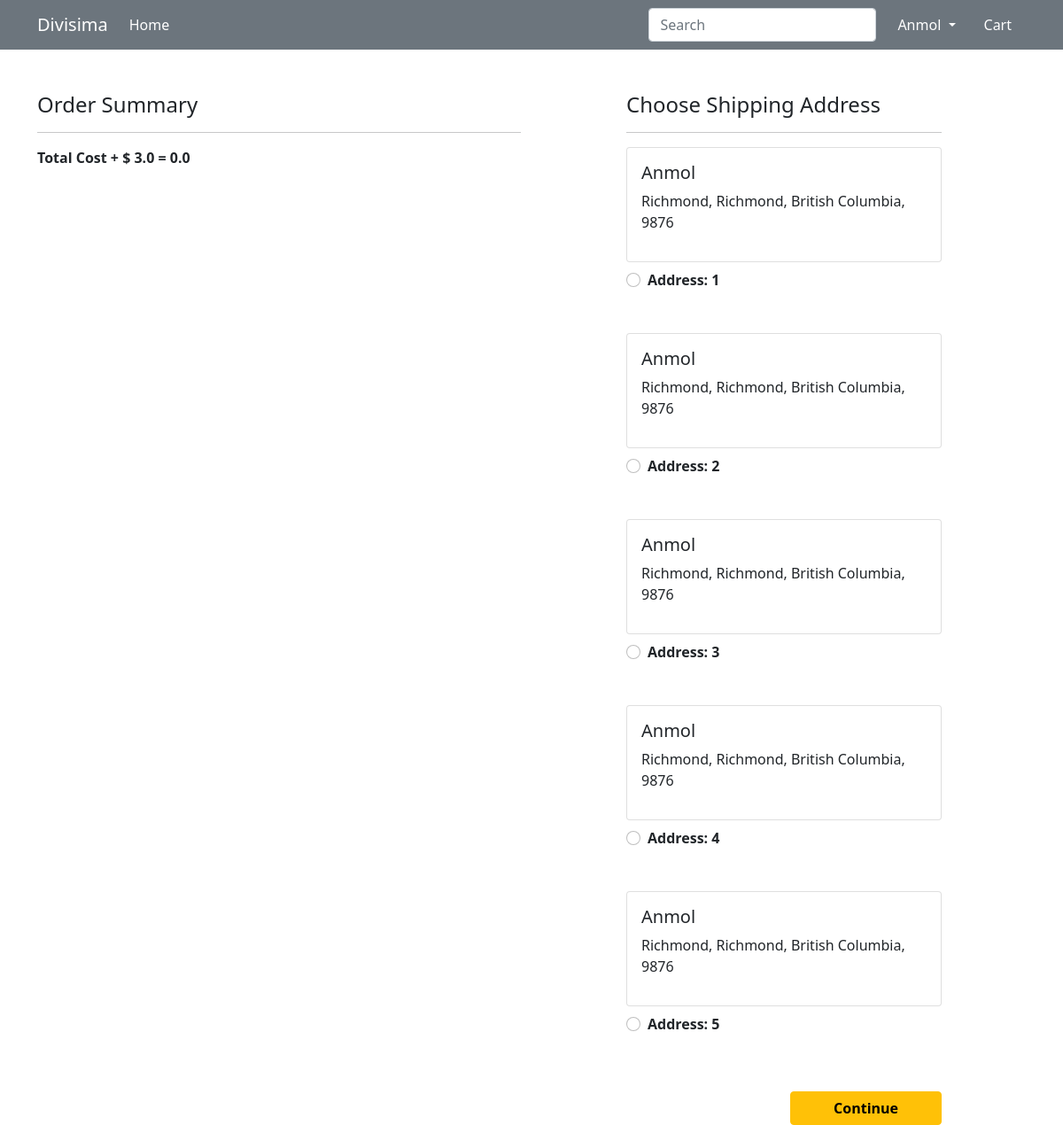
The app's page /checkout/ (signed in) with its own data.
### ecom/models.py (models this page shows, shortened)
class Customer(models.Model):  #we creating many to one relation with user that is the reason we imported User above
    user=models.ForeignKey(User, on_delete=models.CASCADE)
    name=models.CharField(max_length=200)
    locality=models.CharField(max_length=200)
    city=models.CharField(max_length=50)
    zipcode=models.IntegerField()
    state=models.CharField(choices=STATE_CHOICES, max_length=50)  #we made this a choice field which is from above

### ecom/views.py (the view)
# urls.py: path('checkout/', views.CheckoutView.as_view(), name='checkout'),
@method_decorator(login_required, name='dispatch')
class CheckoutView(View):
    def get(self, request):
        user=request.user
        addr=Customer.objects.filter(user=user)
        cart_items=Cart.objects.filter(user=user)
        amount=0.0
        shipping_amount=3.0
        total_amount=0.0
        cart_product = [p for p in Cart.objects.all() if p.user == user]  #in this it will get the product from the cart and then put it in p and it will check the condition and the put it in the form of list
        if cart_product: #checking if there is a product in cart
            for p in cart_product:
                tempamount = (p.quantity*p.product.discounted_price)
                amount += tempamount
                total_amount = amount+shipping_amount
        return render(request, 'ecom/checkout.html', {'addr':addr ,'total_amount':total_amount, 'cart_items':cart_items})

### ecom/templates/ecom/checkout.html (shortened to what this page needs)
{% extends 'ecom/base.html' %}
{% load static %}
{% block main-content %}
<div class="container">
 <div class="row mt-5">
  <div class="col-sm-6">
    <h4>Order Summary</h4>
    <hr>
    <p class="fw-bold">Total Cost + $ 3.0 = {{total_amount}}</p>
  </div>
  <div class="col-sm-4 offset-sm-1">
    <h4>Choose Shipping Address</h4>
    <hr>
    <form action="/paymentdone">
      {% for ad in addr %}
      <div class="card">
        <div class="card-body">
        <h5>{{ad.name}}</h5>
        <p>{{ad.locality}}, {{ad.city}}, {{ad.state}}, {{ad.zipcode}}</p>
        </div>
      </div>
        <div class="form-check mt-2 mb-5">
          <input class="form-check-input" type="radio" name="custid" id="custaddr{{forloop.counter}}" value="{{ad.id}}">
          <label class="form-check-label fw-bold" for="custaddr{{forloop.counter}}">
            Address: {{forloop.counter}} </label>
        </div>
        {% endfor %}
        <div class="text-end">
          <button type="submit" class="btn btn-warning mt-3 px-5 fw-bold">Continue</button>
        </div>
      </form>
    </div>
  </div>
</div>
{% endblock main-content %}

### ecom/templates/ecom/base.html (shortened to what this page needs)
<!doctype html>
{% load static %}
<html lang="en">
  <head>
    <link href="https://cdn.jsdelivr.net/npm/bootstrap@5.0.0-beta1/dist/css/bootstrap.min.css" rel="stylesheet">
    <link rel="stylesheet" href="{% static 'ecom/css/owl.carousel.min.css' %}">
    <link rel="stylesheet" href="{% static 'ecom/css/all.min.css' %}">
    <link rel="stylesheet" href="{% static 'ecom/css/style.css' %}">
  </head>
  <body>
    <nav class="navbar navbar-expand-lg navbar-dark bg-secondary">
     <div class="container">
       <a class="navbar-brand" href="/">Divisima</a>
       <div class="collapse navbar-collapse" id="navbarSupportedContent">
         <ul class="navbar-nav me-auto mb-2 mb-lg-0">
           <li class="nav-item">
             <a class="nav-link active" aria-current="page" href="/">Home</a>
           </li>
         </ul>
         <form class="d-flex">
           <input class="form-control me-2" type="search" placeholder="Search" aria-label="Search">
         </form>
         <div>
          <ul class="navbar-nav me-auto mb-2 mb-lg-0">
            {% if request.user.is_authenticated %}
           <li class="nav-item dropdown mx-2">
              <a class="nav-link dropdown-toggle text-white" href="#" id="profileDropdown" role="button" data-bs-toggle="dropdown" aria-expanded="false">
                {{request.user.username|capfirst}}
              </a>
            </li>
            <li class="nav-item mx-2">
             <a href="{% url 'showcart' %}" class="nav-link text-white"> Cart </a>
            </li>
            {% endif %}
          </ul>
         </div>
       </div>
     </div>
    </nav>
    {% block main-content %} {% endblock main-content %}
  </body>
</html>

### records on screen
Customer: name "Anmol", locality "Richmond", city "Richmond", state "British Columbia", zipcode "9876"
Customer: name "Anmol", locality "Richmond", city "Richmond", state "British Columbia", zipcode "9876"
Customer: name "Anmol", locality "Richmond", city "Richmond", state "British Columbia", zipcode "9876"
Customer: name "Anmol", locality "Richmond", city "Richmond", state "British Columbia", zipcode "9876"
Customer: name "Anmol", locality "Richmond", city "Richmond", state "British Columbia", zipcode "9876"

### other values on screen
{{ request.user.username|capfirst }} "Anmol"
{{ total_amount }} "0.0"
